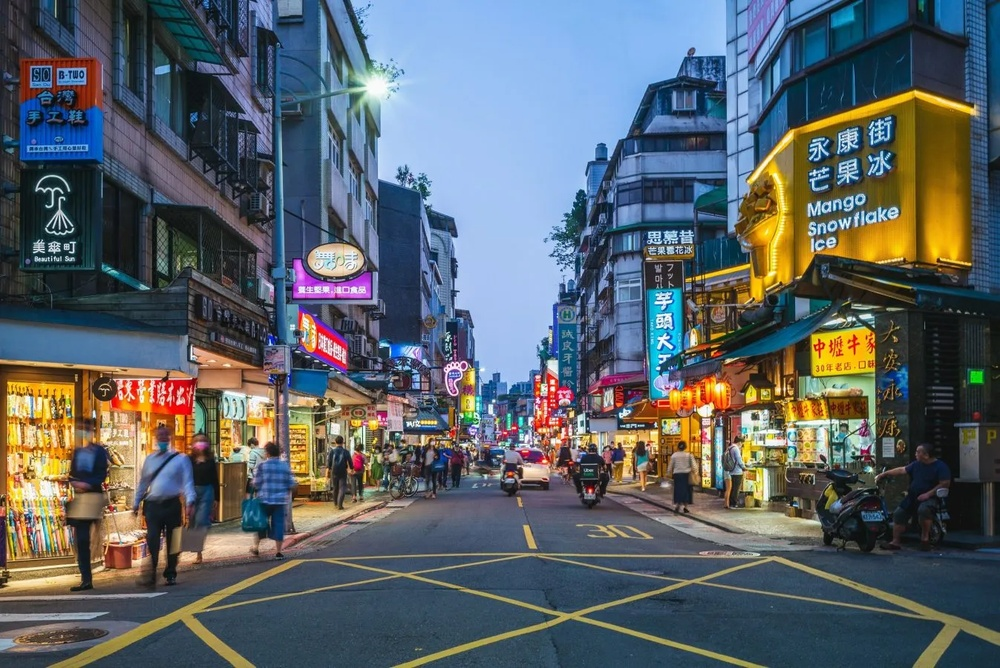
#> input picture input/sample.jpg, 1000 x 668 px, shrunk from 1347 x 900 before the run
$ python -i orientation_histogram.py   (imports and definitions only)   (older library calls are emulated)
#> lines starting #> are read from the running program, lines starting #| are printed output that depends on the picture
import cv2
import numpy as np
import os


# --------------------------------------------------
# ORIENTATION HISTOGRAM
# --------------------------------------------------

def calculate_orientation_histogram(gray_image):

    # Calculate horizontal and vertical gradients
    gradient_x = cv2.Sobel(
        gray_image,
        cv2.CV_64F,
        1,
        0,
        ksize=3
    )

    gradient_y = cv2.Sobel(
        gray_image,
        cv2.CV_64F,
        0,
        1,
        ksize=3
    )

    # Calculate gradient magnitude
    magnitude = cv2.magnitude(
        gradient_x.astype(np.float32),
        gradient_y.astype(np.float32)
    )

    # Calculate gradient orientation in degrees
    orientation = cv2.phase(
        gradient_x.astype(np.float32),
        gradient_y.astype(np.float32),
        angleInDegrees=True
    )

    # Create 36 orientation bins
    bins = np.linspace(0, 360, 37)

    histogram, _ = np.histogram(
        orientation,
        bins=bins,
        weights=magnitude
    )

    return histogram


# --------------------------------------------------
# SAVE HISTOGRAM DATA
# --------------------------------------------------

# [44 lines left out: function save_orientation_histogram, not called in this run]

>>> import cv2
>>> picture = cv2.imread('../input/sample.jpg', cv2.IMREAD_GRAYSCALE)
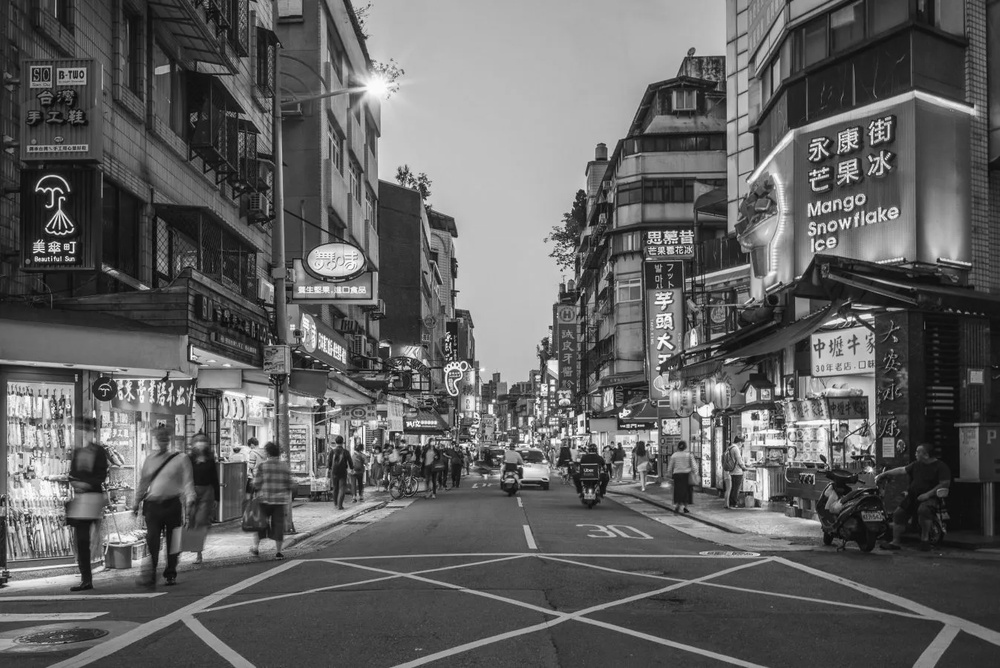
#> picture: shape (668, 1000); min 5, max 255, mean 96.8
>>> result = calculate_orientation_histogram(picture)
#> in calculate_orientation_histogram, `gradient_x = cv2.Sobel( gray_image, cv2.CV_64F, 1, 0, ksize=3 )`:
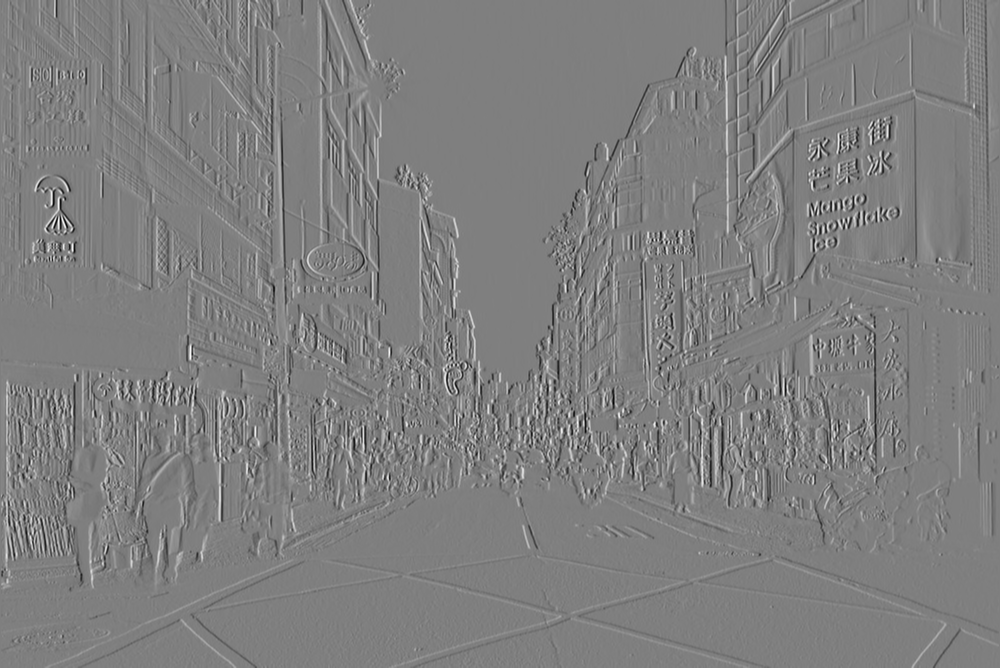
#> gradient_x: shape (668, 1000) float64; min -799, max 800, mean -0.1; drawn with min black and max white
#> in calculate_orientation_histogram, `gradient_y = cv2.Sobel( gray_image, cv2.CV_64F, 0, 1, ksize=3 )`:
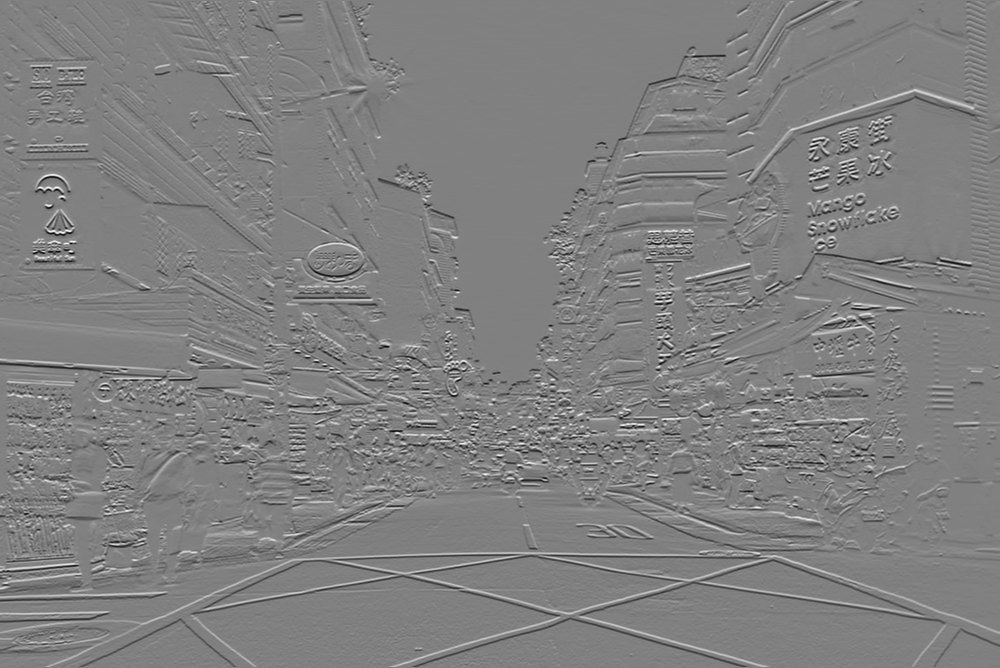
#> gradient_y: shape (668, 1000) float64; min -759, max 747, mean -0.5; drawn with min black and max white
#> in calculate_orientation_histogram, `magnitude = cv2.magnitude( gradient_x.astype(np.float32), gradient_y.a..`:
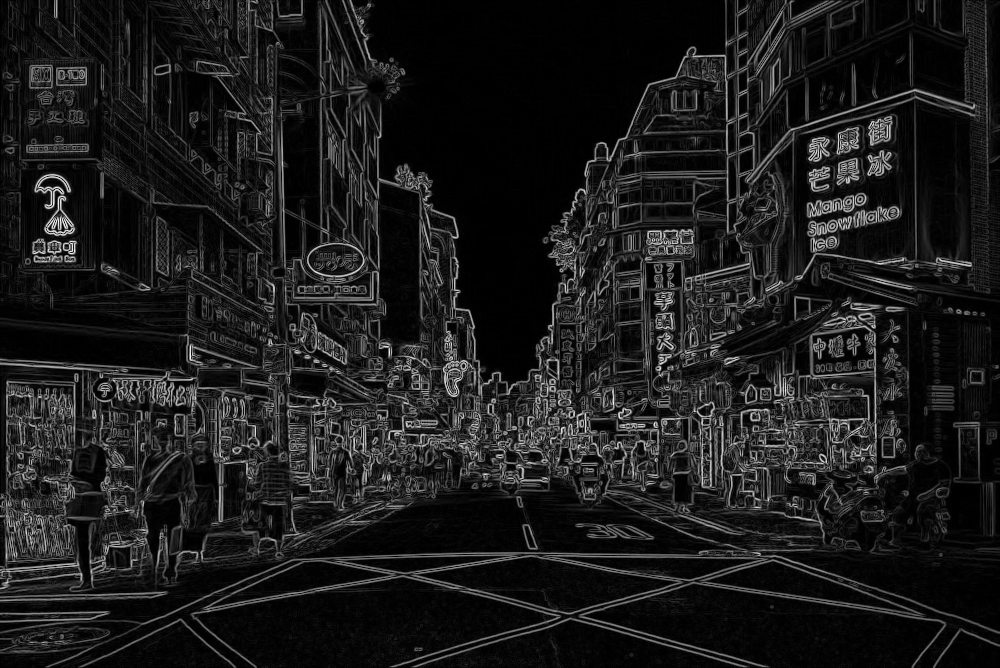
#> magnitude: shape (668, 1000) float32; min 0, max 801.5, mean 88; drawn with min black and max white
#> in calculate_orientation_histogram, `orientation = cv2.phase( gradient_x.astype(np.float32), gradient_y.ast..`:
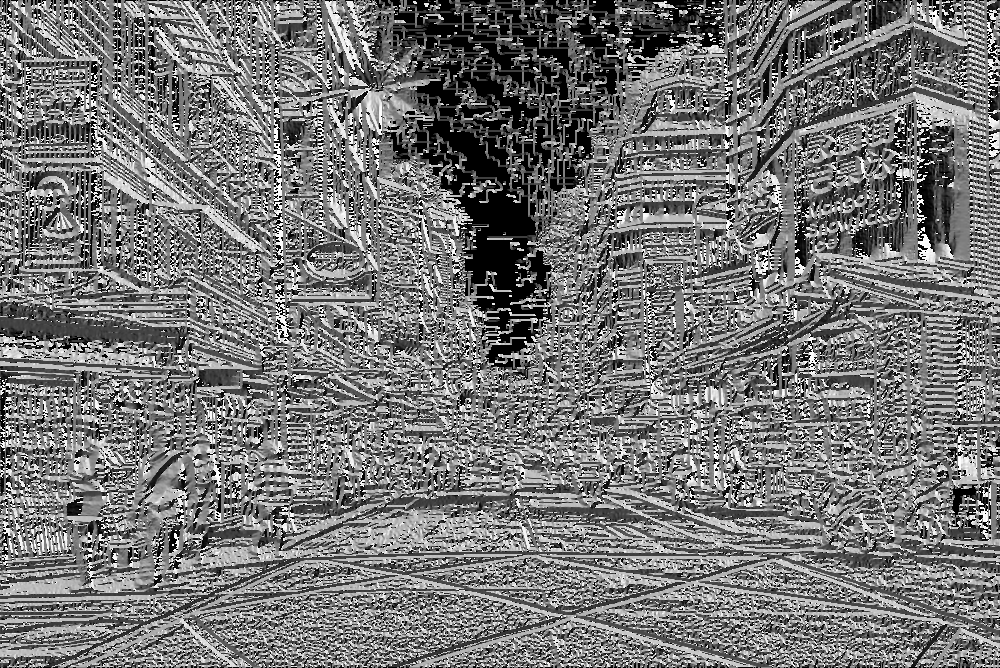
#> orientation: shape (668, 1000) float32; min 0, max 359.9, mean 166.7; drawn with min black and max white
#> in calculate_orientation_histogram, `histogram, _ = np.histogram( orientation, bins=bins, weights=magnitude )`: histogram = 36 values, max 3395209 at index 0, min 893792 at index 22, mean 1633527
#> result has the same summary as histogram in calculate_orientation_histogram
